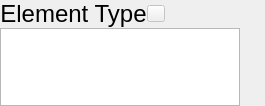
<?xml version="1.0" encoding="UTF-8"?>
<ui version="4.0">
 <class>DraftElement</class>
 <widget class="QWidget" name="DraftElement">
  <property name="geometry">
   <rect>
    <x>0</x>
    <y>0</y>
    <width>240</width>
    <height>106</height>
   </rect>
  </property>
  <property name="maximumSize">
   <size>
    <width>240</width>
    <height>16777215</height>
   </size>
  </property>
  <property name="windowTitle">
   <string>Form</string>
  </property>
  <property name="locale">
   <locale language="English" country="Germany"/>
  </property>
  <layout class="QVBoxLayout" name="verticalLayout" stretch="0,1">
   <property name="spacing">
    <number>0</number>
   </property>
   <property name="sizeConstraint">
    <enum>QLayout::SetMinimumSize</enum>
   </property>
   <property name="leftMargin">
    <number>0</number>
   </property>
   <property name="topMargin">
    <number>0</number>
   </property>
   <property name="rightMargin">
    <number>0</number>
   </property>
   <property name="bottomMargin">
    <number>0</number>
   </property>
   <item>
    <layout class="QHBoxLayout" name="horizontalLayout">
     <property name="spacing">
      <number>0</number>
     </property>
     <property name="sizeConstraint">
      <enum>QLayout::SetFixedSize</enum>
     </property>
     <item>
      <widget class="QPushButton" name="element_label">
       <property name="font">
        <font>
         <family>Arial</family>
         <pointsize>18</pointsize>
        </font>
       </property>
       <property name="styleSheet">
        <string notr="true">border: 0px</string>
       </property>
       <property name="locale">
        <locale language="English" country="Germany"/>
       </property>
       <property name="text">
        <string>Element Type</string>
       </property>
       <property name="iconSize">
        <size>
         <width>10</width>
         <height>10</height>
        </size>
       </property>
       <property name="default">
        <bool>false</bool>
       </property>
       <property name="flat">
        <bool>true</bool>
       </property>
      </widget>
     </item>
     <item>
      <spacer name="horizontalSpacer_2">
       <property name="orientation">
        <enum>Qt::Horizontal</enum>
       </property>
       <property name="sizeHint" stdset="0">
        <size>
         <width>40</width>
         <height>20</height>
        </size>
       </property>
      </spacer>
     </item>
     <item>
      <widget class="ToolButton" name="dropdown_button">
       <property name="enabled">
        <bool>false</bool>
       </property>
       <property name="locale">
        <locale language="English" country="Germany"/>
       </property>
       <property name="text">
        <string/>
       </property>
       <property name="icon">
        <iconset resource="osdria_app.qrc">
         <normaloff>:/icons/img/dropdown_normal@2x.png</normaloff>:/icons/img/dropdown_normal@2x.png</iconset>
       </property>
       <property name="iconSize">
        <size>
         <width>10</width>
         <height>10</height>
        </size>
       </property>
      </widget>
     </item>
     <item>
      <spacer name="horizontalSpacer">
       <property name="orientation">
        <enum>Qt::Horizontal</enum>
       </property>
       <property name="sizeType">
        <enum>QSizePolicy::Minimum</enum>
       </property>
       <property name="sizeHint" stdset="0">
        <size>
         <width>100</width>
         <height>20</height>
        </size>
       </property>
      </spacer>
     </item>
    </layout>
   </item>
   <item>
    <widget class="QTableView" name="element_list">
     <property name="maximumSize">
      <size>
       <width>240</width>
       <height>100</height>
      </size>
     </property>
     <property name="frameShadow">
      <enum>QFrame::Plain</enum>
     </property>
     <property name="lineWidth">
      <number>0</number>
     </property>
     <property name="horizontalScrollBarPolicy">
      <enum>Qt::ScrollBarAlwaysOff</enum>
     </property>
     <property name="dragEnabled">
      <bool>true</bool>
     </property>
     <property name="dragDropMode">
      <enum>QAbstractItemView::DragOnly</enum>
     </property>
     <property name="defaultDropAction">
      <enum>Qt::CopyAction</enum>
     </property>
     <property name="selectionMode">
      <enum>QAbstractItemView::SingleSelection</enum>
     </property>
     <property name="showGrid">
      <bool>false</bool>
     </property>
     <attribute name="horizontalHeaderVisible">
      <bool>false</bool>
     </attribute>
     <attribute name="horizontalHeaderDefaultSectionSize">
      <number>80</number>
     </attribute>
     <attribute name="horizontalHeaderHighlightSections">
      <bool>false</bool>
     </attribute>
     <attribute name="horizontalHeaderMinimumSectionSize">
      <number>80</number>
     </attribute>
     <attribute name="verticalHeaderVisible">
      <bool>false</bool>
     </attribute>
     <attribute name="verticalHeaderDefaultSectionSize">
      <number>60</number>
     </attribute>
     <attribute name="verticalHeaderHighlightSections">
      <bool>false</bool>
     </attribute>
     <attribute name="verticalHeaderMinimumSectionSize">
      <number>60</number>
     </attribute>
    </widget>
   </item>
  </layout>
 </widget>
 <customwidgets>
  <customwidget>
   <class>ToolButton</class>
   <extends>QToolButton</extends>
   <header>views/components/tool_button.h</header>
  </customwidget>
 </customwidgets>
 <resources>
  <include location="osdria_app.qrc"/>
 </resources>
 <connections/>
</ui>
